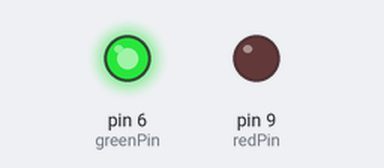
Bench run of a sketch on a simulated Arduino Uno, built with avr-gcc and run on an emulated ATmega328P. On the bench: output pins drawn as LEDs (lit = HIGH).

Above: at 0.2 s.
At 5.2 s:
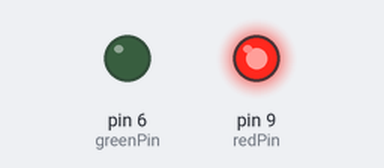
At 9.7 s:
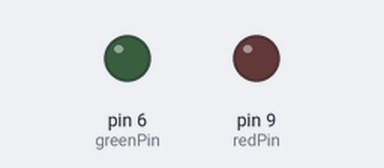
Timing chart, 0 to 10.4 s (numbered marks = the images above):
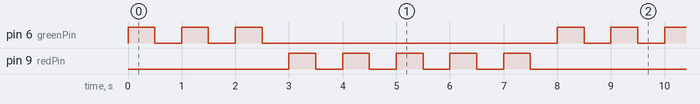

Measured:
- by itself, pin 6 (greenPin): repeats every 8.0 s: 2 × (LOW 0.50 s, HIGH 0.50 s), LOW 5.5 s, HIGH 0.50 s
- by itself, pin 9 (redPin): repeats every 8.0 s: 4 × (LOW 0.50 s, HIGH 0.50 s), LOW 3.5 s, HIGH 0.50 s
- by itself, everything shown: repeats every 8.0 s, in 16 steps

The sketch:

For_Loop_with_LED.ino
```cpp
int greenPin=6;
int redPin=9;
int redblink=5;
int greenblink=3;
int greentime=500;
int redtime=500;
int j;

void setup() {
  // put your setup code here, to run once:
  pinMode(greenPin,OUTPUT);
  pinMode(redPin,OUTPUT);
  Serial.begin(9600);
}

void loop() {
  // put your main code here, to run repeatedly:
  for (j=1;j<=greenblink;j++)
  {
    digitalWrite(greenPin,HIGH);
    delay(greentime);
    digitalWrite(greenPin,LOW);
    delay(greentime);
  }
  for (j=1;j<=redblink;j++)
  {
    digitalWrite(redPin,HIGH);
    delay(redtime);
    digitalWrite(redPin,LOW);
    delay(redtime);
  }
}
```
